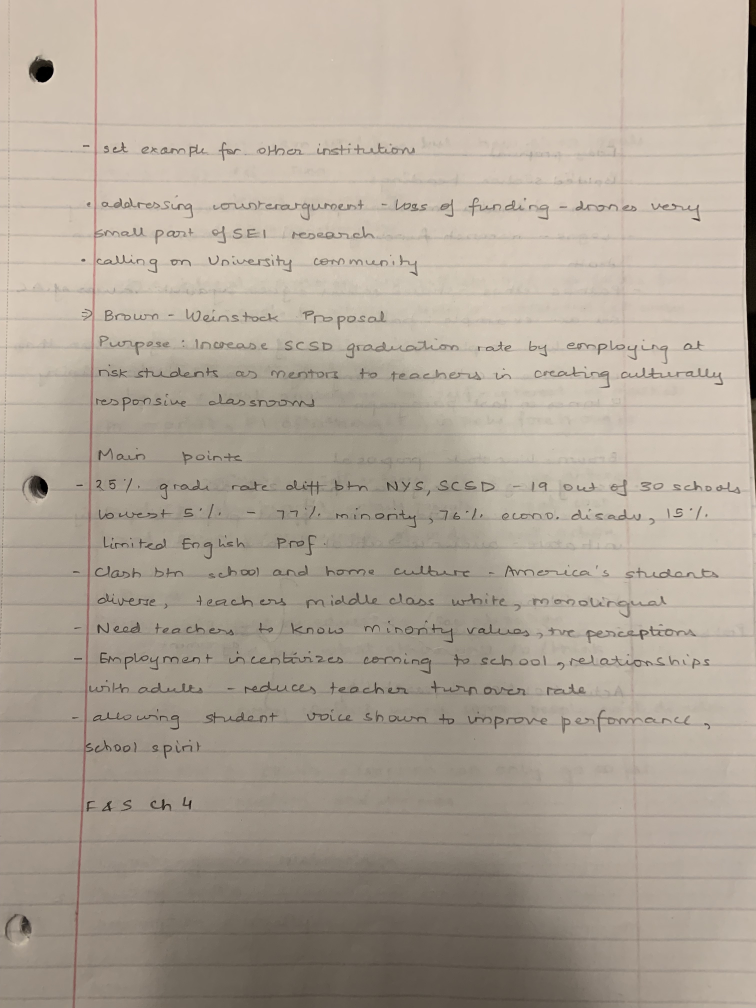
#> input picture ishani.JPG, 3024 x 4032 px, found by its file name (shown at 1/4 size)
$ python handwritingTest.py
#> lines starting #> are read from the running program, lines starting #| are printed output that depends on the picture; after the words box and inside, x2 and y2 are one past the last pixel; in counts of white or black regions, pixels touching at a corner belong together
import pytesseract
import cv2
import os
import numpy as np


def get_string(img_path):
    # Read image using opencv
#> called with img_path = '/Users/manasi/Downloads/ishani.JPG'
    img = cv2.imread(img_path)
#> img is the input picture: shape (4032, 3024, 3); mean B, G, R 151.1, 164.6, 175.1

    # Extract the file name without the file extension
    file_name = os.path.basename(img_path).split('.')[0]
    file_name = file_name.split()[0]

    # Create a directory for outputs
    output_path = os.path.join("Desktop", "test")
    if not os.path.exists(output_path):
        os.makedirs(output_path)

    # Rescale the image, if needed.
    img = cv2.resize(img, None, fx=1.5, fy=1.5, interpolation=cv2.INTER_CUBIC)
#> img: shape (6048, 4536, 3)

    # Convert to gray
    img = cv2.cvtColor(img, cv2.COLOR_BGR2GRAY)
#> img: shape (6048, 4536)

    # Apply dilation and erosion to remove some noise
    kernel = np.ones((1, 1), np.uint8)
    img = cv2.dilate(img, kernel, iterations=1)
    img = cv2.erode(img, kernel, iterations=1)
    # Apply blur to smooth out the edges
    img = cv2.GaussianBlur(img, (5, 5), 0)

    # Apply threshold to get image with only b&w (binarization)
    img = cv2.threshold(img, 0, 255, cv2.THRESH_BINARY + cv2.THRESH_OTSU)[1]
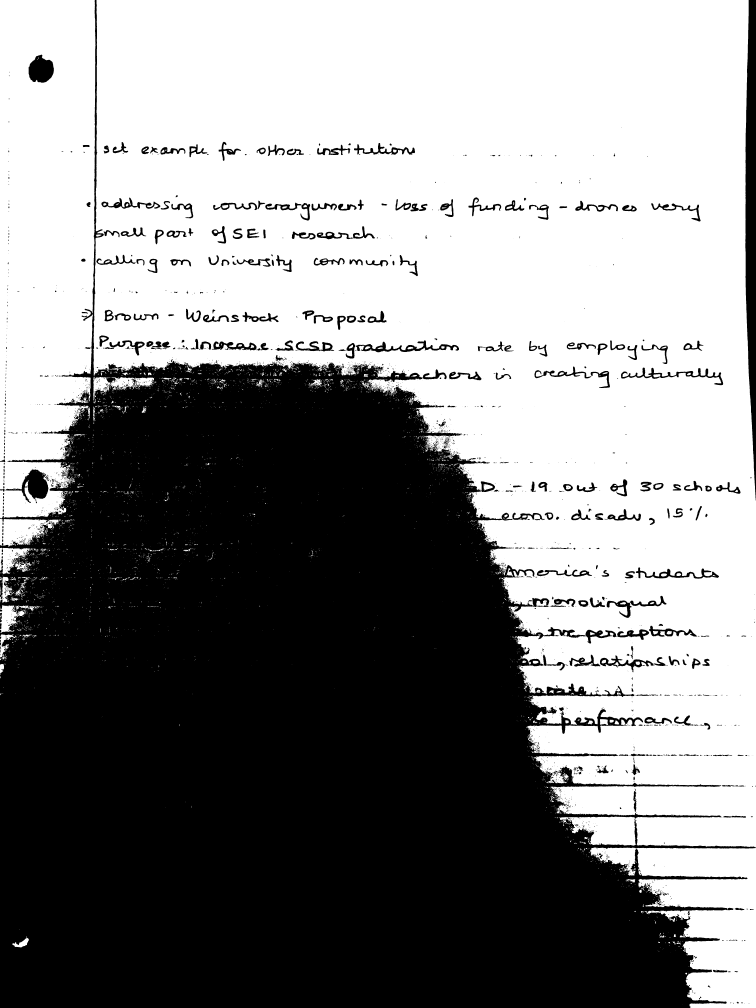
#> img: shape (6048, 4536) (shown at 1/6 size); 53.5% white; 2613 black regions (1839 under 20 px), largest, box (x1, y1, x2, y2) and area: (0, 0, 4536, 6048) 12134090, (4472, 0, 4536, 3005) 143161, (32, 2816, 291, 3017) 20636

    # Save the filtered image in the output directory
    save_path = os.path.join(output_path, file_name + "_filter_.jpg")
    cv2.imwrite(save_path, img)

    # Recognize text with tesseract for python
#> (the run stopped early here; a loop or call above may not have finished)
